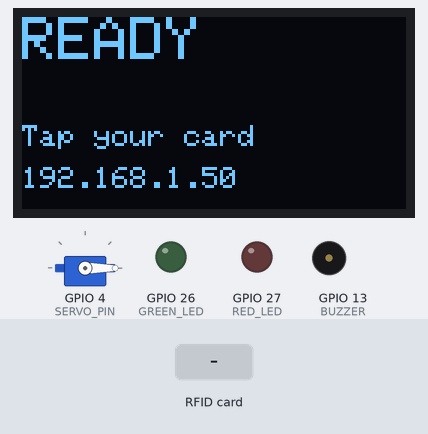
Bench run of a sketch on a simulated ESP32. Shown: servo, 128×64 one-colour display, output pins drawn as LEDs (lit = HIGH), buzzer (waves = sounding, pin HIGH). The inputs (shaded band) are chosen by the test bench. WiFi joins after 1.5 s; servers stay silent unless stated; uploads are accepted with an empty reply; what the sketch prints to the serial monitor is not drawn.

Above: at 2.8 s.
2.9 s: RFID card 5E 7A 19 C4 held to the reader
At 3.05 s:
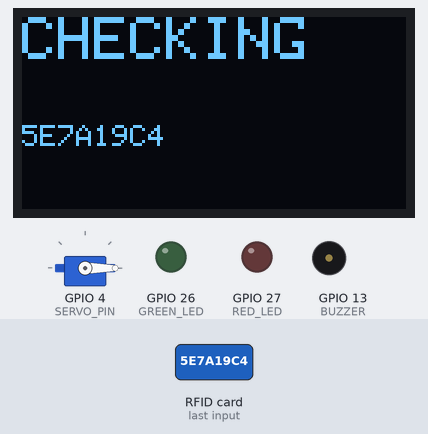
At 5.2 s:
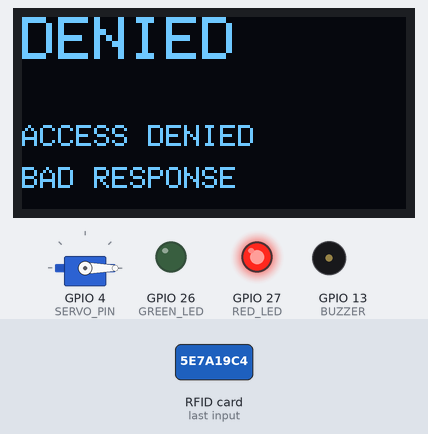
Timing chart, 0 to 7.1 s (numbered marks = the images above; inputs shaded):
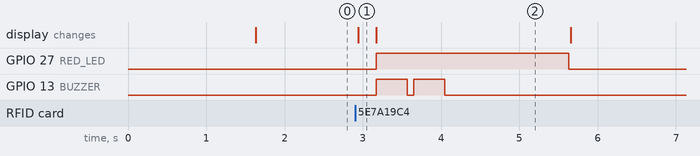

The sketch:

smart_nfc_hostel.ino
```cpp
/*
  Smart NFC Hostel Access - ESP32 + RC522 + Servo + LEDs + Buzzer (+ optional SSD1306 OLED)
  Libraries (Library Manager): MFRC522, ESP32Servo, ArduinoJson, Adafruit SSD1306, Adafruit GFX
  RC522 uses 3.3V ONLY. Wiring: SDA/SS=5, SCK=18, MOSI=23, MISO=19, RST=22.
  >>> Edit the CONFIG block. Do NOT commit your real Wi-Fi password to GitHub. <<<
*/
#include <WiFi.h>
#include <HTTPClient.h>
#include <WiFiClientSecure.h>
#include <SPI.h>
#include <MFRC522.h>
#include <ESP32Servo.h>
#include <ArduinoJson.h>
#include <Wire.h>
#include <Adafruit_GFX.h>
#include <Adafruit_SSD1306.h>

// ---------------- CONFIG ----------------
const char* WIFI_SSID   = "YOUR_WIFI_NAME";
const char* WIFI_PASS   = "YOUR_WIFI_PASSWORD";
const char* BACKEND_URL = "https://aquamarine-pudding-b9fc21.netlify.app";  // your Netlify site URL (no trailing slash)
#define USE_OLED 1                                     // set 0 if no OLED
// ----------------------------------------

#define SS_PIN 5
#define RST_PIN 22
#define GREEN_LED 26
#define RED_LED 27
#define BUZZER 13
#define SERVO_PIN 4
#define OLED_SDA 21
#define OLED_SCL 25   // not 22: GPIO22 is RC522 RST
#define LOCKED_ANGLE 0
#define UNLOCKED_ANGLE 90

MFRC522 rfid(SS_PIN, RST_PIN);
Servo lockServo;
#if USE_OLED
Adafruit_SSD1306 oled(128, 64, &Wire, -1);
#endif

void show(const String& a, const String& b = "", const String& c = "") {
  Serial.println(a + " | " + b + " | " + c);
#if USE_OLED
  oled.clearDisplay(); oled.setTextColor(WHITE);
  oled.setTextSize(2); oled.setCursor(0, 0); oled.println(a);
  oled.setTextSize(1); oled.setCursor(0, 36); oled.println(b); oled.setCursor(0, 50); oled.println(c);
  oled.display();
#endif
}

void beep(int ms, int times) {
  for (int i = 0; i < times; i++) { digitalWrite(BUZZER, HIGH); delay(ms); digitalWrite(BUZZER, LOW); delay(80); }
}

void connectWiFi() {
  if (WiFi.status() == WL_CONNECTED) return;
  show("WIFI", "Connecting...");
  WiFi.begin(WIFI_SSID, WIFI_PASS);
  unsigned long t = millis();
  while (WiFi.status() != WL_CONNECTED && millis() - t < 15000) delay(300);
  if (WiFi.status() == WL_CONNECTED) show("READY", "Tap your card", WiFi.localIP().toString());
  else show("NO WIFI", "Retrying...");
}

String uidToString() {
  String s = "";
  for (byte i = 0; i < rfid.uid.size; i++) {
    if (rfid.uid.uidByte[i] < 0x10) s += "0";
    s += String(rfid.uid.uidByte[i], HEX);
  }
  s.toUpperCase();
  return s;
}

void denied(const String& reason) {
  show("DENIED", "ACCESS DENIED", reason);
  digitalWrite(RED_LED, HIGH);
  beep(400, 2);
  delay(1500);
  digitalWrite(RED_LED, LOW);
  lockServo.write(LOCKED_ANGLE);
  show("READY", "Tap your card");
}

void granted(const String& name, const String& room) {
  String first = name;
  int sp = first.indexOf(' ');
  if (sp > 0) first = first.substring(0, sp);
  show("GRANTED", "ACCESS GRANTED - Welcome " + first, "Room " + room);
  digitalWrite(GREEN_LED, HIGH);
  beep(120, 1);
  lockServo.write(UNLOCKED_ANGLE);
  delay(4000);
  lockServo.write(LOCKED_ANGLE);
  digitalWrite(GREEN_LED, LOW);
  show("READY", "Tap your card");
}

void verify(const String& uid) {
  if (WiFi.status() != WL_CONNECTED) { denied("NO WIFI"); connectWiFi(); return; }
  HTTPClient http;
  WiFiClientSecure tls;
  WiFiClient plain;
  String url = String(BACKEND_URL) + "/api/verify-card";
  // Prototype: TLS without certificate pinning. Pin the site's root CA with tls.setCACert() for production.
  tls.setInsecure();
  bool ok = url.startsWith("https://") ? http.begin(tls, url) : http.begin(plain, url);
  if (!ok) { denied("BAD URL"); return; }
  http.addHeader("Content-Type", "application/json");
  http.setTimeout(8000);
  int code = http.POST("{\"card_uid\":\"" + uid + "\",\"source\":\"READER\"}");
  if (code <= 0) { http.end(); denied("SERVER DOWN"); return; }
  String body = http.getString();
  http.end();
  StaticJsonDocument<512> doc;
  if (deserializeJson(doc, body)) { denied("BAD RESPONSE"); return; }
  if (doc["authorized"] | false) granted(String((const char*)(doc["name"] | "Student")), String((const char*)(doc["room"] | "-")));
  else denied(String((const char*)(doc["reason"] | "UNKNOWN CARD")));
}

void setup() {
  Serial.begin(115200);
  pinMode(GREEN_LED, OUTPUT); pinMode(RED_LED, OUTPUT); pinMode(BUZZER, OUTPUT);
  lockServo.attach(SERVO_PIN); lockServo.write(LOCKED_ANGLE);
#if USE_OLED
  Wire.begin(OLED_SDA, OLED_SCL);
  oled.begin(SSD1306_SWITCHCAPVCC, 0x3C);
#endif
  SPI.begin(18, 19, 23, SS_PIN);
  rfid.PCD_Init();
  connectWiFi();
}

void loop() {
  if (WiFi.status() != WL_CONNECTED) connectWiFi();
  if (!rfid.PICC_IsNewCardPresent() || !rfid.PICC_ReadCardSerial()) { delay(50); return; }
  String uid = uidToString();
  Serial.println("Card UID: " + uid);
  show("CHECKING", uid);
  verify(uid);
  rfid.PICC_HaltA();
  rfid.PCD_StopCrypto1();
  delay(500);
}
```

Measured:
- after the input at 2.9 s, GPIO 27 (RED_LED): LOW → HIGH after 0.27 s, → LOW 2.5 s later; GPIO 13 (BUZZER): alternates HIGH for 0.40 s and LOW for 0.08 s, 4 changes in all, then stays LOW, starting after 0.27 s; the display: changes at once (image 1)
